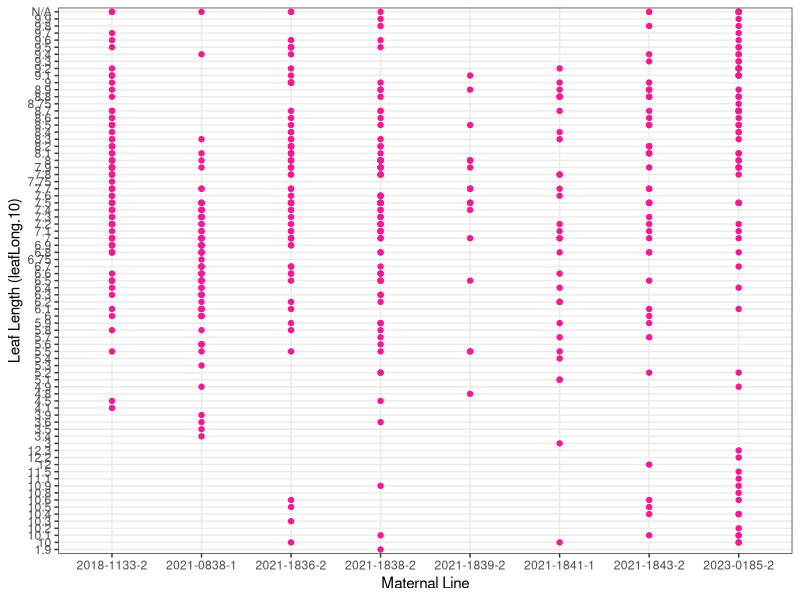
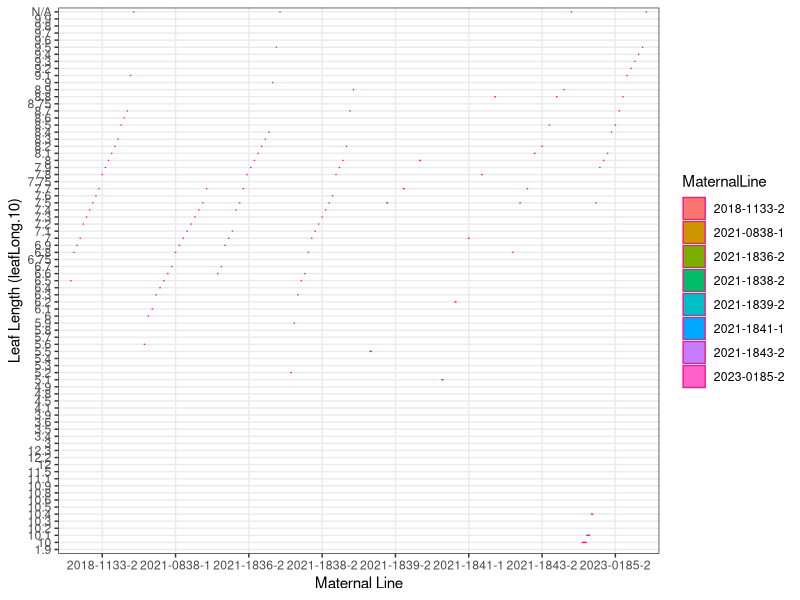
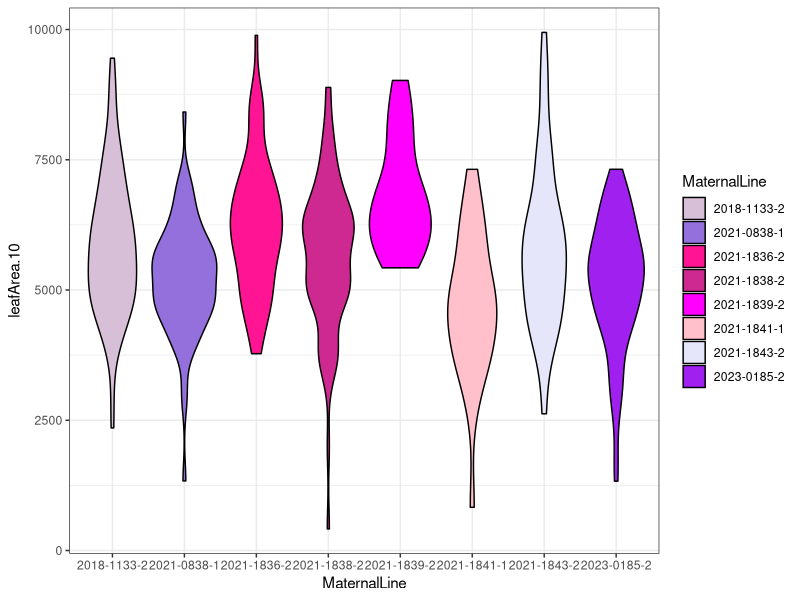
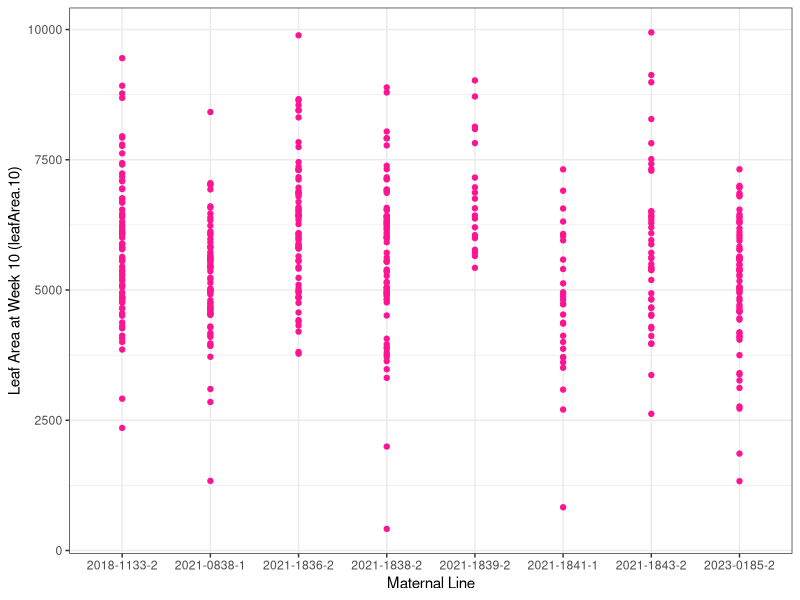
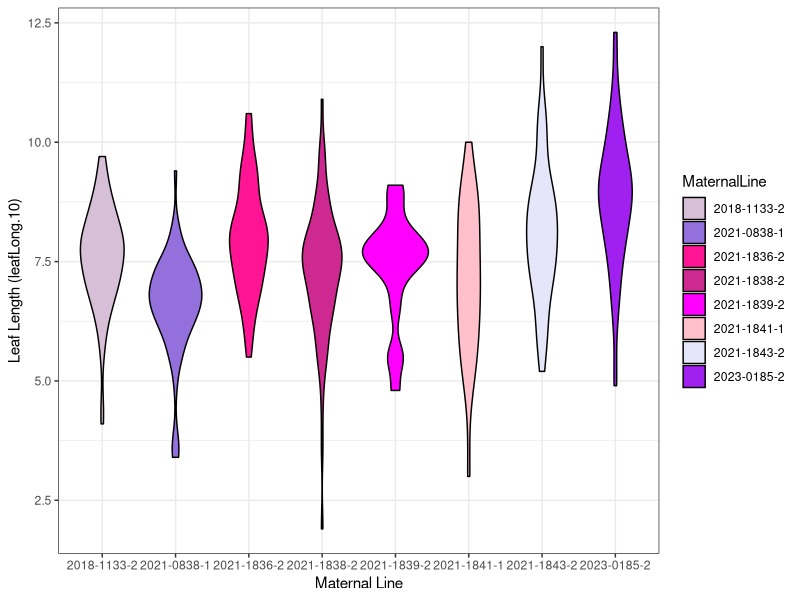
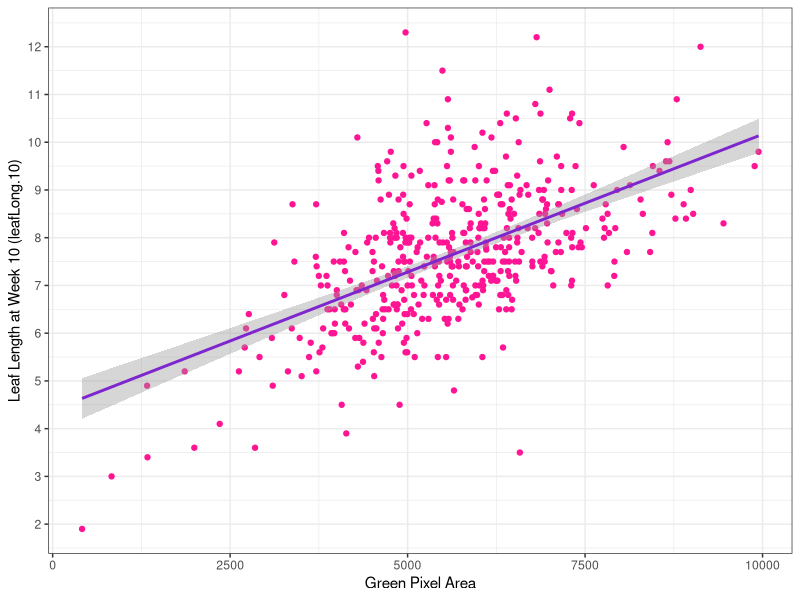
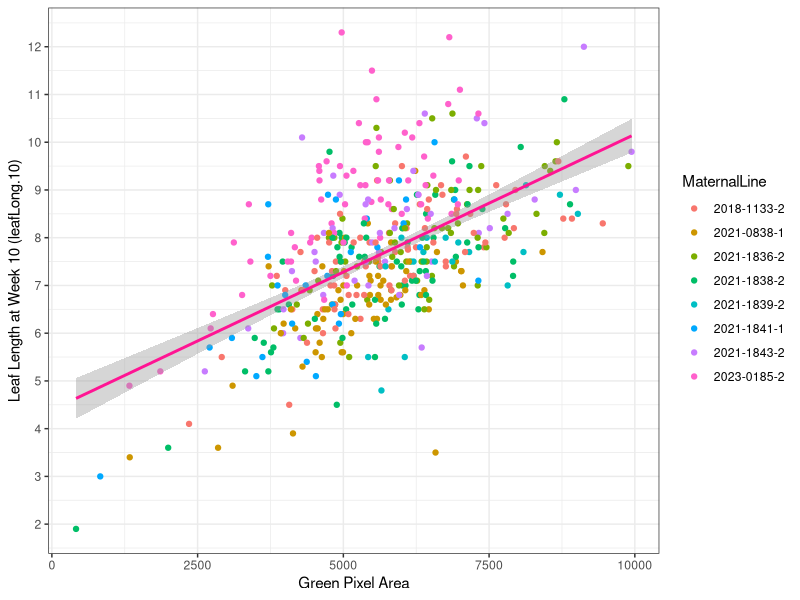
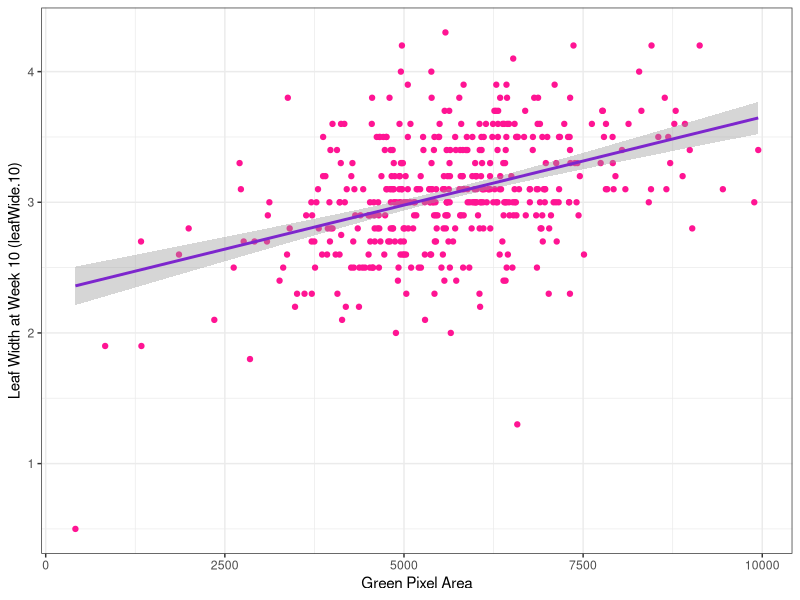

Write R code to recreate these figures, in order.

library(tidyverse)
library(RColorBrewer)

setwd("C:/Users/maial/Downloads/MBG REU/MOBOT_Physaria")

dataset_merge_maia_fix <- read_csv("data/dataset_merge_maia_fix.csv")
View(dataset_merge_maia_fix)

phy_data_fix <- dataset_merge_maia_fix %>%
  mutate(flwrBud.2 = case_when(flwrBud.2 == "Y" ~ 1,
                               flwrBud.2 == "N" ~ 0,
                               TRUE ~ as.numeric(NA))) %>% 
  mutate(flwrBud.1 = case_when(flwrBud.1 == "Y" ~ 1,
                               flwrBud.1 == "N" ~ 0,
                               TRUE ~ as.numeric(NA)))

phy_data_fix %>%
  select(starts_with("flwrBud")) %>%
  str()

phy_data <- as_tibble(phy_data_fix)
view(phy_data)

date_info <- phy_data %>%
  select(str_c("Date.", 1:15))%>% # add something
  .[1,]%>%
  pivot_longer(cols = starts_with("Date"), names_to = "Date_index", values_to = "Date")%>%
  mutate(Date_index = str_remove(Date_index, "Date."))%>%
  mutate(Date = str_replace(Date, pattern = "/24$", replacement = "/2024"))

phy_data_l <- phy_data %>%
  # Select the columns needed
  select(TemporaryID, RanIndex, 
         starts_with("leafLong"), starts_with("leafWide"), 
         starts_with("numRos"), starts_with("numStem"), starts_with("stemDia"), 
         starts_with("stemLength"), starts_with("numLeaf"), starts_with("flwrBud"), 
         starts_with("flwrOpen"), starts_with("fruitPres"), starts_with("fruitDeh"), 
         starts_with("numFlowerStem")) %>% 
  
  # Convert selected columns to double
  mutate(across(contains(c("leafLong", "leafWide", "numRos", "numStem", 
                           "stemDia", "stemLength", "numLeaf", "flwrBud", "flwrOpen", 
                           "fruitPres", "fruitDeh", "numFlowerStem")), as.double)) %>% 
  
  # Pivot the data from wide to long format
  pivot_longer(cols = c(starts_with("leafLong"), starts_with("leafWide"), 
                        starts_with("Surv"), starts_with("numRos"), starts_with("numStem"), 
                        starts_with("stemDia"), starts_with("stemLength"), 
                        starts_with("numLeaf"), starts_with("flwrBud"), 
                        starts_with("flwrOpen"), starts_with("fruitPres"), 
                        starts_with("fruitDeh"), starts_with("numFlowerStem")), 
               names_to = c("variable_name", "Date_index"), 
               names_sep = "[.]",
               values_to = "values") %>%
  
  # Join with date_info to get date
  left_join(date_info, by = "Date_index") %>%
  
  # Convert the date column to Date format
  mutate(Date = as.Date(Date, format = "%m/%d/%Y")) %>%
  
  # Group by the necessary variables
  group_by(TemporaryID, RanIndex, variable_name)

# Print the result
print(phy_data_l)

print(phy_data_l$values)

phy_green_area <- read_tsv("data/Physaria_green_area_20240611.txt")

######################################################################

ggplot(data = dataset_merge_maia_fix, aes(x = MaternalLine, y = leafLong.10)) +
  geom_point(color = "deeppink") +
  labs(x = "Maternal Line", y = "Leaf Length (leafLong.10)") +
  theme_bw()

ggplot(data = dataset_merge_maia_fix, aes(x = MaternalLine, y = leafLong.10, fill = MaternalLine)) +
  geom_violin(color = "deeppink") +
  labs(x = "Maternal Line", y = "Leaf Length (leafLong.10)") +
  theme_bw()

phy_tidy_data <- read_csv("data/Physaria_MergedData_20240703.csv")

# Ensure the columns are numeric
phy_tidy_data <- phy_tidy_data %>%
  mutate(
    leafArea.10 = as.numeric(as.character(leafArea.10)),
    leafLong.10 = as.numeric(as.character(leafLong.10)),
    leafWide.10 = as.numeric(as.character(leafWide.10))
  )

# Filter out rows with NA values in the specified columns
filtered_data <- phy_tidy_data %>%
  filter(!is.na(leafArea.10) & !is.na(leafLong.10))

# Custom color palette with shades of pink and purple
palette <- c("thistle", "mediumpurple", "deeppink", "maroon3", "magenta", "pink", "lavender", "purple")

# Make sure your dataset has no more levels of MaternalLine than colors in the palette
ggplot(data = filtered_data, aes(x = MaternalLine, y = leafArea.10, fill = MaternalLine)) +
  geom_violin(color = "black") +  # Using black for the outline to ensure visibility
  scale_fill_manual(values = palette) +
  theme_bw()

ggsave("./figures/phy_maternal_area_violin_maia.png", width = 10, height = 8, dpi = 600)

ggplot(data = filtered_data, aes(x = MaternalLine, y = leafArea.10)) +
  geom_point(color = "deeppink") +
  labs(x = "Maternal Line", y = "Leaf Area at Week 10 (leafArea.10)") +
  theme_bw()

ggsave("./figures/phy_maternal_area_point_maia.png", width = 10, height = 8, dpi = 600)

############################################################################################

# Make sure your dataset has no more levels of MaternalLine than colors in the palette
ggplot(data = filtered_data, aes(x = MaternalLine, y = leafLong.10, fill = MaternalLine)) +
  geom_violin(color = "black") +  # Using black for the outline to ensure visibility
  scale_fill_manual(values = palette) +
  labs(x = "Maternal Line", y = "Leaf Length (leafLong.10)") +
  theme_bw()

ggsave("./figures/phy_maternal_length_maia_07082024.png", width = 10, height = 8, dpi = 600)

#################################################################################################

# Plotting Phenotype Traits in Relation to Green Pixel Area

# Leaf Length at Week 10 by Green Pixel Area

# Create the plot
ggplot(data = filtered_data, aes(x = leafArea.10, y = leafLong.10)) +
  geom_point(color = "deeppink") +
  geom_smooth(method = "lm", color = "purple3", se = TRUE) +  # Add linear regression line
  labs(x = "Green Pixel Area", y = "Leaf Length at Week 10 (leafLong.10)") +
  theme_bw() +
  scale_y_continuous(breaks = seq(floor(min(filtered_data$leafLong.10)), ceiling(max(filtered_data$leafLong.10)), by = 1))

ggsave("./figures/phy_length_area_07082024.png", width = 10, height = 8, dpi = 600)

# Create the plot and color by the variable "MaternalLine"
ggplot(data = filtered_data, aes(x = leafArea.10, y = leafLong.10, color = MaternalLine)) +
  geom_point() +
  geom_smooth(method = "lm", color = "deeppink", se = TRUE) +
  labs(x = "Green Pixel Area", y = "Leaf Length at Week 10 (leafLong.10)") +
  theme_bw() +
  scale_y_continuous(breaks = seq(floor(min(filtered_data$leafLong.10)), ceiling(max(filtered_data$leafLong.10)), by = 1))

ggsave("./figures/phy_length_area_maternal_07082024.png", width = 10, height = 8, dpi = 600)

# Leaf Width at Week 10 by Green Pixel Area

# Plot
ggplot(data = filtered_data, aes(x = leafArea.10, y = leafWide.10)) +
  geom_point(color = "deeppink") +
  geom_smooth(method = "lm", color = "purple3", se = TRUE) +  # Add linear regression line
  labs(x = "Green Pixel Area", y = "Leaf Width at Week 10 (leafWide.10)") +
  theme_bw() +
  scale_y_continuous(breaks = seq(floor(min(filtered_data$leafWide.10)), ceiling(max(filtered_data$leafWide.10)), by = 1))

ggsave("./figures/phy_wide_area_07082024.png", width = 10, height = 8, dpi = 600)

# Plot and color by the variable "MaternalLine"
ggplot(data = filtered_data, aes(x = leafArea.10, y = leafWide.10, color = MaternalLine)) +
  geom_point() +
  geom_smooth(method = "lm", color = "deeppink", se = TRUE) +
  labs(x = "Green Pixel Area", y = "Leaf Wide at Week 10 (leafWide.10)") +
  theme_bw() +
  scale_y_continuous(breaks = seq(floor(min(filtered_data$leafWide.10)), ceiling(max(filtered_data$leafWide.10)), by = 1))

ggsave("./figures/phy_wide_area_maternal_07082024.png", width = 10, height = 8, dpi = 600)

# Flowering by Green Pixel Area

# Plot
ggplot(data = filtered_data, aes(x = leafArea.10, y = flwrOpen.15)) +
  geom_point(color = "deeppink") +
  geom_smooth(method = "lm", color = "purple3", se = TRUE) +  # Add linear regression line
  labs(x = "Green Pixel Area", y = "Flower Open at Week 15 (flwrOpen.15)") +
  theme_bw() +
  scale_y_continuous(breaks = seq(floor(min(filtered_data$flwrOpen.15)), ceiling(max(filtered_data$flwrOpen.15)), by = 1))

ggsave("./figures/phy_flwr_area_07082024.png", width = 10, height = 8, dpi = 600)

######################################################################################

# Plotting using Facet Wrap
ggplot(data = filtered_data, aes(x = leafArea.10, y = leafWide.10, color = MaternalLine)) +
  geom_point() +
  geom_smooth(method = "lm", color = "deeppink", se = TRUE) +  # Add linear regression line
  labs(x = "Green Pixel Area", y = "Leaf Width at Week 10 (leafWide.10)") +
  theme_bw() +
  scale_y_continuous(breaks = seq(floor(min(filtered_data$leafWide.10)), ceiling(max(filtered_data$leafWide.10)), by = 1)) +
  facet_wrap(~ MaternalLine)  # Replace 'maternal_line' with the actual column name for maternal lines

ggsave("./figures/phy_facet_maternal_07092024.png", width = 10, height = 8, dpi = 600)

######################################################################################################################################

# Transform "flwrOpen.2" to numeric

filter_data_fix <- filtered_data %>%
  mutate(flwrBud.2 = case_when(flwrBud.2 == "Y" ~ 1,
                               flwrBud.2 == "N" ~ 0,
                               TRUE ~ as.numeric(NA)))